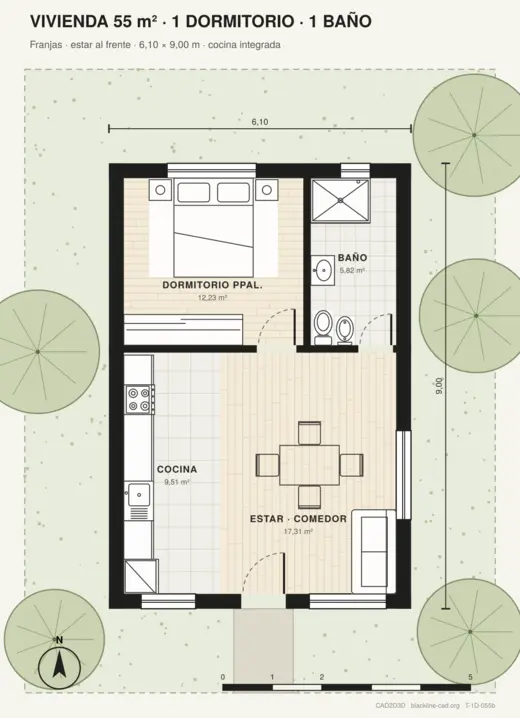
#> input picture assets/arq-tipologias/v1/T-1D-055b.webp, 520 x 718 px
$ python wall_solid_vision.py ../../assets/arq-tipologias/v1/T-1D-055b.webp --ppm 1.0 --out out.png
#> lines starting #> are read from the running program, lines starting #| are printed output that depends on the picture; after the words box and inside, x2 and y2 are one past the last pixel; in counts of white or black regions, pixels touching at a corner belong together
#!/usr/bin/env python3
"""Solid orthogonal wall proposal detector. Outputs axes in pixels, no cuts.
Requires scale estimate; review is required. No specific plan coordinates are used.
"""
import cv2 as cv, numpy as np, json, argparse
from pathlib import Path

def detect(im,ppm):
    g=cv.cvtColor(im,cv.COLOR_BGR2GRAY)
    ink=(g<110).astype('uint8'); t=ppm*.2
    m=cv.morphologyEx(ink,cv.MORPH_OPEN,np.ones((max(3,round(t*.25)),)*2,np.uint8))
    out=[]
    for axis in ('h','v'):
        n=max(10,round(t*1.2)); k=(max(3,round(t*.25)),n) if axis=='h' else (n,max(3,round(t*.25)))
        q=cv.morphologyEx(m,cv.MORPH_OPEN,np.ones(k,np.uint8)); _,_,stats,cent=cv.connectedComponentsWithStats(q)
        for (x,y,w,h,area),p in zip(stats[1:],cent[1:]):
            L,S=(w,h) if axis=='h' else (h,w)
            if L<max(12,round(t*.7)) or not t*.35<=S<=t*1.4 or L/S<1.1 or area/(w*h)<.65: continue
            c=float(p[1] if axis=='h' else p[0]); start=int(x if axis=='h' else y);end=start+int(L)-1
            out.append(dict(axis=axis,c=c,start=start,end=end))
    return out

def merge(rows,ppm):
    t=.2*ppm; groups=[]
    for r in sorted(rows,key=lambda x:(x['axis'],x['c'],x['start'])):
        q=next((q for q in groups if q['axis']==r['axis'] and abs(q['c']-r['c'])<.32*t and max(q['start'],r['start'])-min(q['end'],r['end'])<=1.35*ppm),None)
        if q is None:groups.append(dict(r,parts=[r]))
        else:q['start']=min(q['start'],r['start']);q['end']=max(q['end'],r['end']);q['parts'].append(r);q['c']=float(np.average([p['c'] for p in q['parts']],weights=[p['end']-p['start'] for p in q['parts']]))
    for q in groups:
        for k in ('start','end'):
            neighbors=[r['c'] for r in groups if r['axis']!=q['axis'] and r['start']-t<=q['c']<=r['end']+t and abs(r['c']-q[k])<=t]
            if neighbors:q[k]=min(neighbors,key=lambda c:abs(c-q[k]))
    return groups

def main():
    p=argparse.ArgumentParser();p.add_argument('image');p.add_argument('--ppm',type=float,required=True);p.add_argument('--out',required=True);a=p.parse_args();im=cv.imread(a.image);rows=detect(im,a.ppm);walls=merge(rows,a.ppm);out=Path(a.out);out.with_suffix('.json').write_text(json.dumps(walls,indent=2));v=im.copy()
#> in main, im is the input picture: shape (718, 520, 3); mean B, G, R 204.5, 218.3, 217.2
#> in detect, `g=cv.cvtColor(im,cv.COLOR_BGR2GRAY)`:
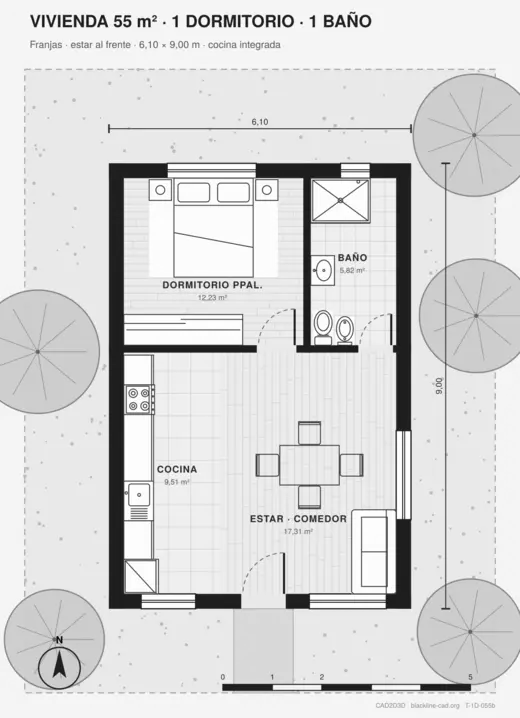
#> g: shape (718, 520); min 2, max 255, mean 216.5
#> in detect, `ink = (g < 110).astype('uint8')`:
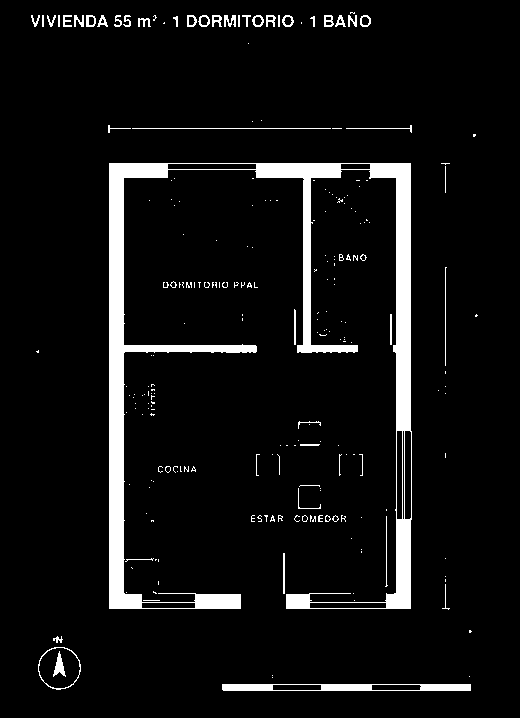
#> ink: shape (718, 520); values 0 (black) and 1 (white), 6.6% white; 235 white regions (180 under 20 px), largest, box (x1, y1, x2, y2) and area: (109, 163, 412, 609) 19587, (222, 684, 471, 691) 1261, (132, 128, 331, 129) 199
#> in detect, `m=cv.morphologyEx(ink,cv.MORPH_OPEN,np.ones((max(3,round(t*.25)),)*2,n..`:
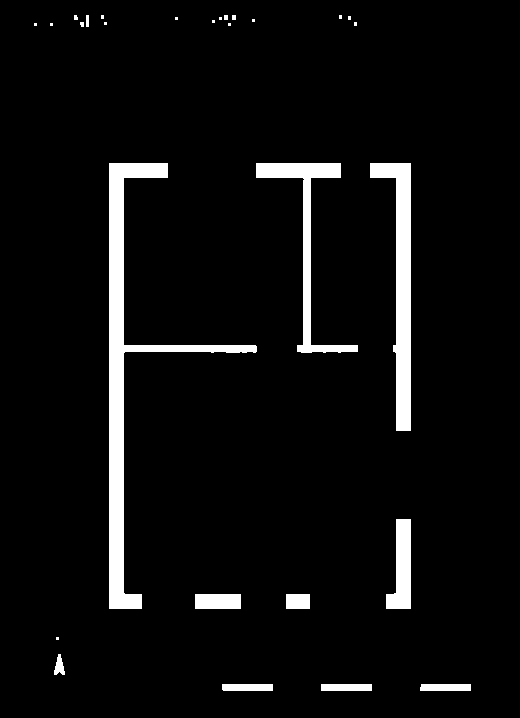
#> m: shape (718, 520); values 0 (black) and 1 (white), 5.4% white; 28 white regions (15 under 20 px), largest, box (x1, y1, x2, y2) and area: (109, 163, 257, 609) 8577, (370, 163, 411, 431) 4432, (256, 163, 358, 353) 3054
#> the loop in detect, `for axis in ('h','v'):` made 2 passes
#> pass 1, in detect, `q = cv.morphologyEx(m, cv.MORPH_OPEN, np.ones(k, np.uint8))`:
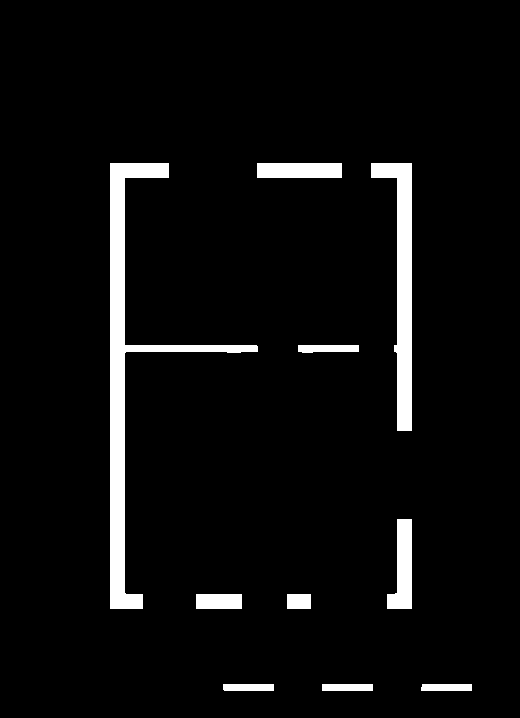
#> q: shape (718, 520); values 0 (black) and 1 (white), 4.9% white; 10 white regions, largest, box (x1, y1, x2, y2) and area: (110, 163, 258, 609) 8566, (371, 163, 412, 431) 4432, (387, 519, 412, 609) 1502
#> pass 2, in detect, `q = cv.morphologyEx(m, cv.MORPH_OPEN, np.ones(k, np.uint8))`:
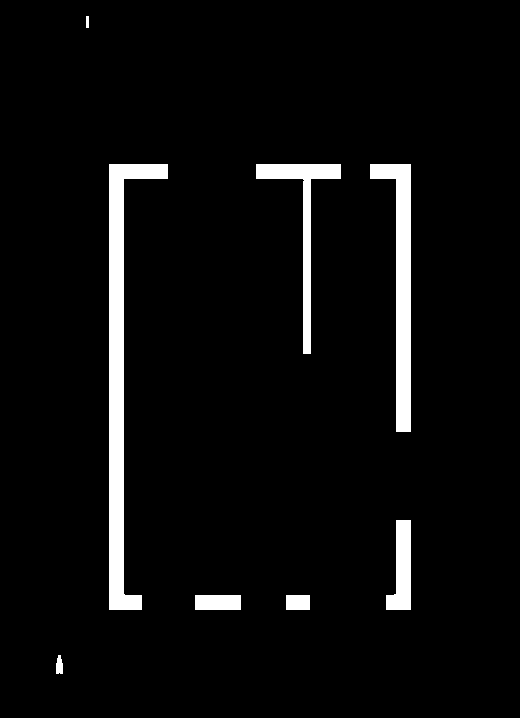
#> q: shape (718, 520); values 0 (black) and 1 (white), 4.7% white; 8 white regions, largest, box (x1, y1, x2, y2) and area: (109, 164, 168, 610) 7621, (370, 164, 411, 432) 4410, (256, 164, 341, 354) 2674
#> after the loop in detect, `for axis in ('h','v'):`: out = []
#> after `rows = detect(im, a.ppm)`: rows = []
#> after `walls = merge(rows, a.ppm)`: walls = []
    for w in walls:
        A,B=[(round(w[k]),round(w['c'])) if w['axis']=='h' else (round(w['c']),round(w[k])) for k in ('start','end')];cv.line(v,A,B,(210,100,20),round(.2*a.ppm))
#> this loop made 0 passes
    cv.imwrite(str(out.with_suffix('.png')),cv.addWeighted(im,.5,v,.5,0));print(len(rows),'solid bands;',len(walls),'merged axes');print([(w['axis'],round(w['c']),round(w['start']),round(w['end'])) for w in walls])
#| 0 solid bands; 0 merged axes
#| []
if __name__=='__main__':main()

$ run again, on assets/arq-tipologias/v1/T-3D-110b.webp
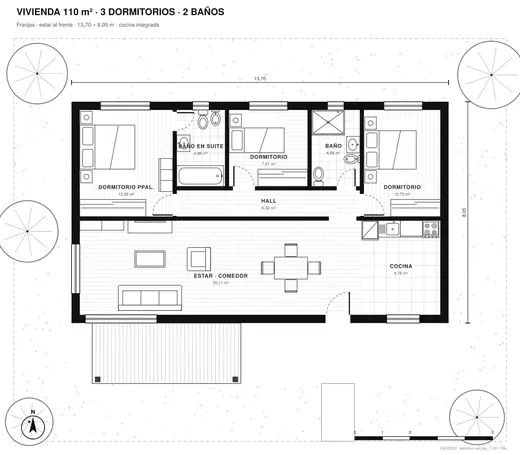
#> input picture assets/arq-tipologias/v1/T-3D-110b.webp, 520 x 455 px
#> in main, im is the input picture: shape (455, 520, 3); mean B, G, R 237, 237, 237
#> in detect, `ink = (g < 110).astype('uint8')`:
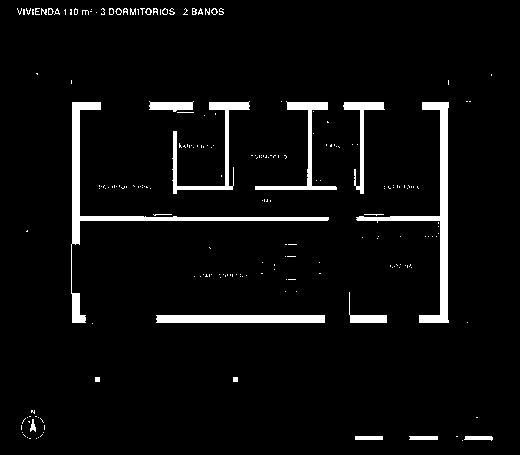
#> ink: shape (455, 520); values 0 (black) and 1 (white), 4.8% white; 212 white regions (184 under 20 px), largest, box (x1, y1, x2, y2) and area: (71, 102, 329, 323) 2706, (356, 102, 449, 323) 2480, (156, 315, 325, 323) 1348
#> m: shape (455, 520); values 0 (black) and 1 (white), 4.3% white; 15 white regions, largest, box (x1, y1, x2, y2) and area: (357, 102, 449, 323) 2476, (72, 102, 329, 244) 2367, (157, 315, 325, 323) 1344
#> the loop in detect, `for axis in ('h','v'):` made 2 passes
#> pass 2, in detect, `q = cv.morphologyEx(m, cv.MORPH_OPEN, np.ones(k, np.uint8))`:
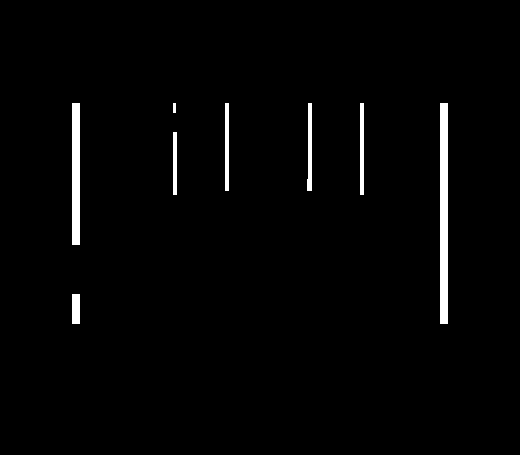
#> q: shape (455, 520); values 0 (black) and 1 (white), 1.9% white; 8 white regions, largest, box (x1, y1, x2, y2) and area: (440, 103, 448, 324) 1768, (72, 103, 80, 245) 1136, (360, 103, 364, 195) 368
#> after the loop in detect, `for axis in ('h','v'):`: out = []
#| 0 solid bands; 0 merged axes
#| []

$ run again, on assets/arq-tipologias/v1/T-3D-150b.webp
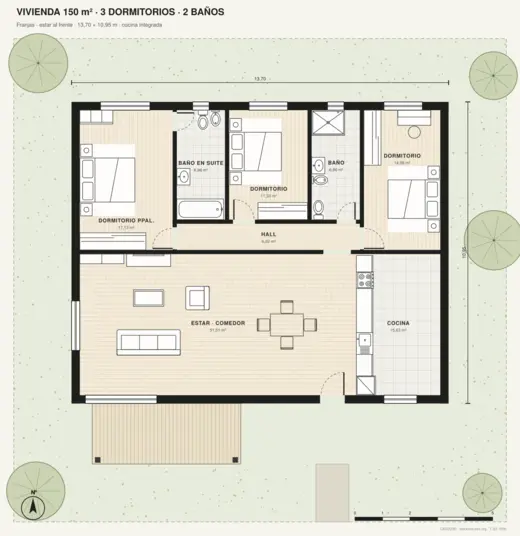
#> input picture assets/arq-tipologias/v1/T-3D-150b.webp, 520 x 536 px
#> in main, im is the input picture: shape (536, 520, 3); mean B, G, R 209.4, 222.8, 223.1
#> in detect, `ink = (g < 110).astype('uint8')`:
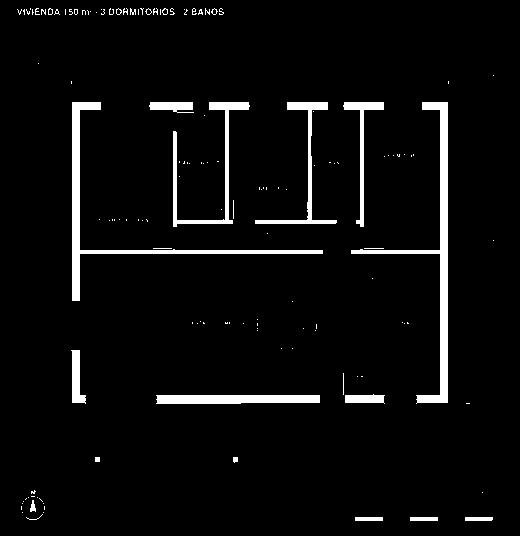
#> ink: shape (536, 520); values 0 (black) and 1 (white), 4.6% white; 138 white regions (118 under 20 px), largest, box (x1, y1, x2, y2) and area: (351, 102, 448, 404) 3098, (72, 102, 323, 301) 2734, (156, 395, 320, 404) 1391
#> m: shape (536, 520); values 0 (black) and 1 (white), 4.3% white; 15 white regions, largest, box (x1, y1, x2, y2) and area: (351, 102, 448, 403) 3095, (72, 102, 323, 301) 2732, (157, 395, 320, 404) 1388
#> the loop in detect, `for axis in ('h','v'):` made 2 passes
#> pass 2, in detect, `q = cv.morphologyEx(m, cv.MORPH_OPEN, np.ones(k, np.uint8))`:
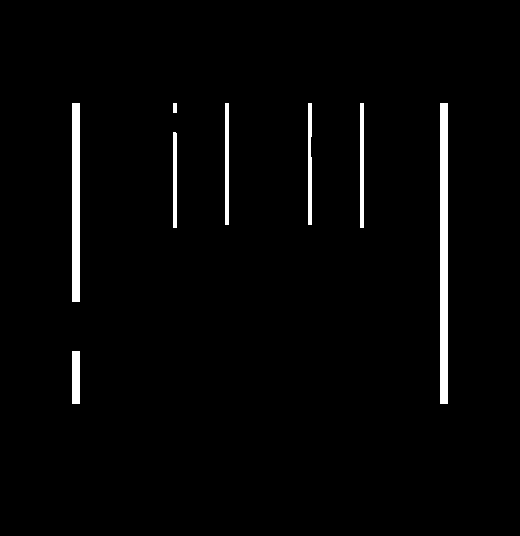
#> q: shape (536, 520); values 0 (black) and 1 (white), 2.3% white; 8 white regions, largest, box (x1, y1, x2, y2) and area: (440, 103, 448, 404) 2408, (72, 103, 80, 302) 1592, (360, 103, 364, 228) 500
#> after the loop in detect, `for axis in ('h','v'):`: out = []
#| 0 solid bands; 0 merged axes
#| []

$ run again, on assets/arq-tipologias/v1/T-4D-150b.webp
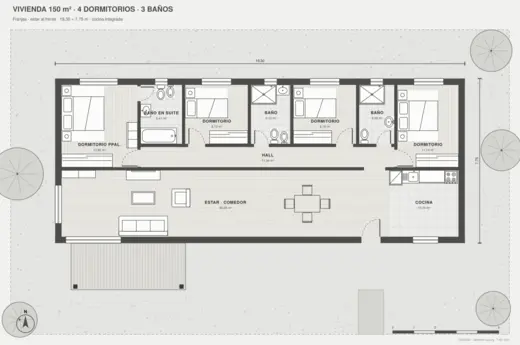
#> input picture assets/arq-tipologias/v1/T-4D-150b.webp, 520 x 345 px
#> in main, im is the input picture: shape (345, 520, 3); mean B, G, R 217.1, 220.5, 220.4
#> in detect, `ink = (g < 110).astype('uint8')`:
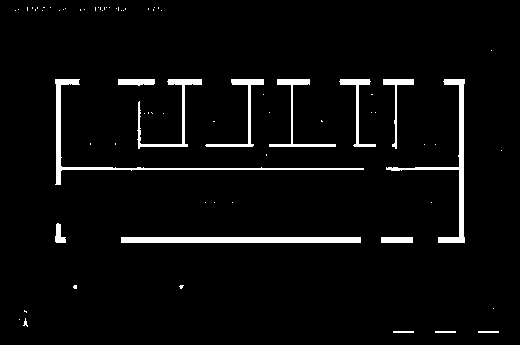
#> ink: shape (345, 520); values 0 (black) and 1 (white), 4% white; 73 white regions (58 under 20 px), largest, box (x1, y1, x2, y2) and area: (121, 237, 361, 243) 1440, (55, 79, 364, 185) 1313, (386, 79, 465, 243) 1260
#> m: shape (345, 520); values 0 (black) and 1 (white), 3.4% white; 21 white regions (8 under 20 px), largest, box (x1, y1, x2, y2) and area: (121, 237, 361, 243) 1440, (415, 79, 465, 243) 1179, (55, 79, 113, 185) 798
#> the loop in detect, `for axis in ('h','v'):` made 2 passes
#> pass 2, in detect, `q = cv.morphologyEx(m, cv.MORPH_OPEN, np.ones(k, np.uint8))`:
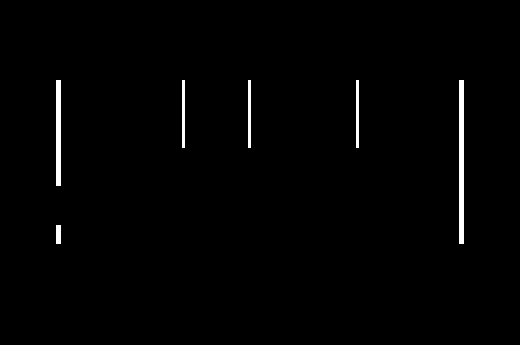
#> q: shape (345, 520); values 0 (black) and 1 (white), 1.1% white; 6 white regions, box (x1, y1, x2, y2) and area: (459, 80, 464, 244) 820, (56, 80, 61, 186) 530, (182, 80, 185, 148) 204, (248, 80, 251, 148) 204, (356, 80, 359, 148) 204, (56, 225, 61, 244) 95
#> after the loop in detect, `for axis in ('h','v'):`: out = []
#| 0 solid bands; 0 merged axes
#| []
